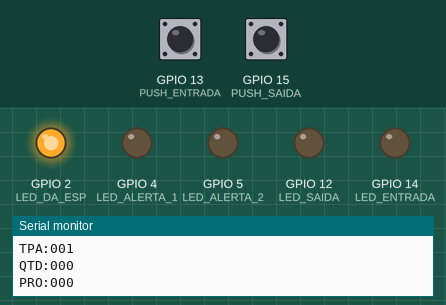
A sketch run on a simulated ESP8266 (NodeMCU). Shown: output pins drawn as LEDs (lit = HIGH), the last lines printed to the serial monitor. The test bench sets the inputs (shaded band); at power-on: GPIO 13 (PUSH_ENTRADA) LOW, GPIO 15 (PUSH_SAIDA) LOW. WiFi joins after 1.5 s; servers stay silent unless stated; uploads are accepted with an empty reply.

Above: at 7.1 s.
7.2 s: GPIO 13 (PUSH_ENTRADA) pulled HIGH for 0.15 s
At 7.31 s:
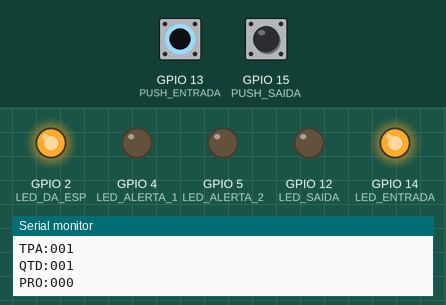
10.2 s: GPIO 15 (PUSH_SAIDA) pulled HIGH for 0.15 s
At 10.31 s:
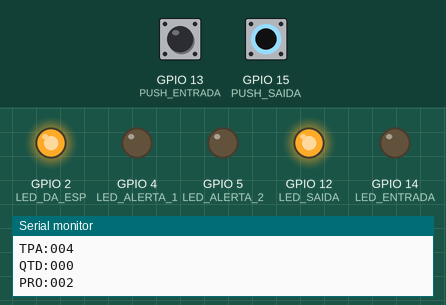
13.2 s: GPIO 13 (PUSH_ENTRADA) pulled HIGH for 3.2 s
At 15.6 s:
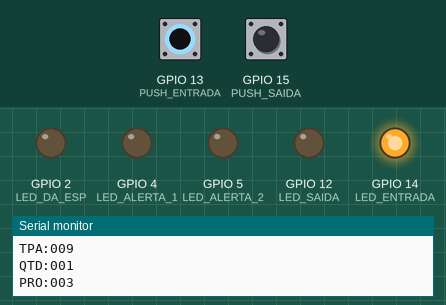
17.9 s: GPIO 15 (PUSH_SAIDA) pulled HIGH for 1 s
At 18.8 s:
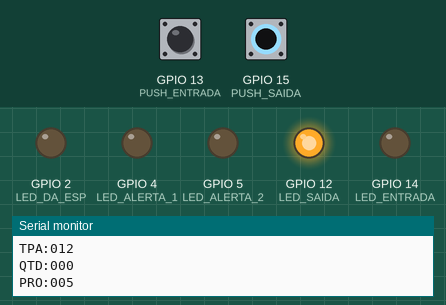
20.4 s: GPIO 15 (PUSH_SAIDA) pulled HIGH for 3.2 s
At 21.3 s:
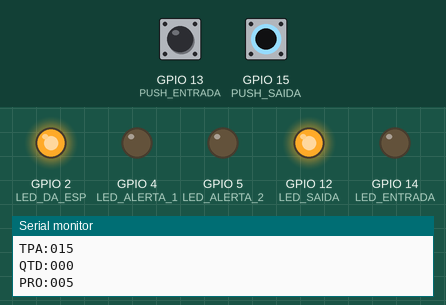
25.1 s: GPIO 13 (PUSH_ENTRADA) driven HIGH and GPIO 15 (PUSH_SAIDA) driven HIGH
At 26.7 s:
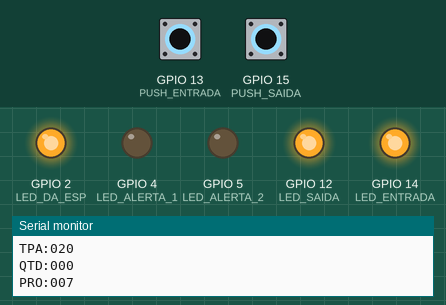
Timing chart, 0 to 29.1 s (numbered marks = the images above; inputs shaded):
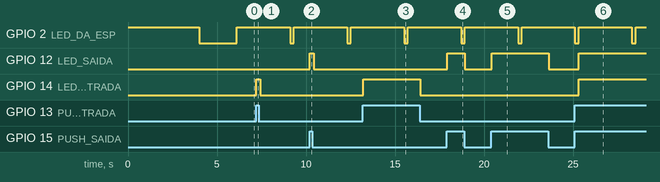

Measured:
- after the input at 7.2 s, GPIO 14 (LED_ENTRADA): LOW → HIGH at once, → LOW 0.20 s later
- after the input at 10.2 s, GPIO 12 (LED_SAIDA): LOW → HIGH at once, → LOW 0.20 s later
- after the input at 13.2 s, GPIO 14 (LED_ENTRADA): LOW → HIGH at once, → LOW 3.2 s later
- after the input at 17.9 s, GPIO 12 (LED_SAIDA): LOW → HIGH at once, → LOW 0.97 s later
- after the input at 20.4 s, GPIO 12 (LED_SAIDA): LOW → HIGH at once, → LOW 3.2 s later
- after the input at 25.1 s, GPIO 12 (LED_SAIDA), GPIO 14 (LED_ENTRADA): LOW → HIGH after 0.21 s

The sketch:

esp_conexao_server_php.ino
```cpp
#include <Arduino.h>
#include <ESP8266WiFi.h>
#include <ESP8266WiFiMulti.h>
#include <ESP8266HTTPClient.h>

// Macro para limpeza do conteúdo escrito na tela em terminais
#define limpaTela (Serial.write( 27 ),Serial.print( "[2J" ),Serial.write( 27 ),Serial.print( "[H" ))

#define min(_x, _y) ( _x > _y ? _y : _x )
#define deg2rad( _x ) (_x*PI/180.0)

/*
 *  COMANDO PARA ABERTURA DE FIREWALL: sudo iptables -A OUTPUT -p tcp -m tcp --dport 80 -j ACCEPT
 */

//#define TERMINAL // Caso o serial seja analisado via terminal
#define OPENGL     // Caso o serial seja analisado via GUI

#define _SSID "d4c20c"    // Nome da rede wifi
#define _PASS "271850487" // Senha da rede wifi
/*
#define _SSID "LAB_ADS"    // Nome da rede wifi
#define _PASS "l.ads@senai" // Senha da rede wifi
*/
#define _SCRIPT "http://192.168.0.15/onbusV5.2_ESP/" // URI do servidor (raiz)
#define ENVIO _SCRIPT"envioSolicitacao/"
#define INFORMAPTS _SCRIPT"inserePontosPEsp/"

#define _ID_BUS 1 //.......... Identificador do ônibus - primary key da tabela 'onibus'
#define QTDMAX 30 //.......... Lotação máxima do ônibus

#define qtdPontos (15 + 1) //... Quantidade de pontos de ônibus durante o trajeto

#define interEntrePts 45.0 // Intervalo em segundos de descolamento entre o inicio e fim do trajeto do ônibus

#define LED_ENTRADA  14 //.... Porta D5
#define LED_SAIDA    12 //.... Porta D6
#define PUSH_ENTRADA 13 //.... Porta D7
#define PUSH_SAIDA   15 //.... Porta D8
#define LED_ALERTA_1  4 //.... Porta D2
#define LED_ALERTA_2  5 //.... Porta D1

#define LED_DA_ESP 2    //.... Led azul

/*
 * Definindo tipo de dado dos pares coordenados
 */

typedef struct{
  float lat, lon;
} coord;

/*
 * Definindo tipo de dado dos pontos e se existem solicitações
 */

typedef struct{
  coord pos;
  boolean solicitado;
} pontosSolicitados;


void criaVetPontos( void ); // Cria o vetor de pontos disponíveis e os inicializa.

float harversine( float lat1, float lon1, float lat2, float lon2 ); // Calcula distância em metros
short pontoProx( void ); // Verifica qual o ponto mais próximo atualmente
void verificarPontoSolicitado( void );

void verificacaoPeriodica( void ); // Verificações periódicas predefinidas

bool informaPontosAoServidor( void ); // Anuncia ao servidor a quantidade de pontos e o inicio e fim do trajeto

void conectaServidor( void ); // Conecta ao servidor
void filtraDados( String data ); // Filtra os dados recebidos do servidor

void contaEntrada( void ); // Contador da entrada de passageiros
void contaSaida( void ); // Contador da saída de passageiros
void piscaAlerta( void ); // Executa alerta de parada no ponto

ESP8266WiFiMulti wifi; // Criando instância de conexão à internet

uint8_t qtd = 0; // Criando variável contadora global da quantidade de passageiros
/*
const coord
  comeco = {
  -12.9339072, -38.386364 // Coordenadas iniciais do trajeto
}, fim = {
  -12.944772 , -38.385004 // Coordenadas finais do trajeto
};
*/
const coord
  comeco = {
  -12.885862, -38.374052 // Coordenadas iniciais do trajeto
}, fim = {
  -12.954955, -38.385003 // Coordenadas finais do trajeto
};

coord posicaoAct = comeco;

pontosSolicitados pontos[qtdPontos];// Coordenadas - à partir do início do trajeto - de todos os pontos de ônibus em linha reta até o fim.


// Distâncias parciais angulares
const float distAngLat = (fim.lat - comeco.lat)/qtdPontos;
const float distAngLon = (fim.lon - comeco.lon)/qtdPontos;

// Velocidades parciais angulares
const float velLatAn = (fim.lat - comeco.lat)/interEntrePts;
const float velLonAn = (fim.lon - comeco.lon)/interEntrePts;

// Velocidade linear média
const float velLinM = harversine(comeco.lat, comeco.lon, fim.lat, fim.lon)/interEntrePts;

// Variáveis controladoras do tempo
long int tempoVer     = 0;
long int tempoCon     = 0;
long int tempoEntPush = 0;
long int tempoSaiPush = 0;
long int tempoAlerta  = 0;
long int tempoIniViag = 0;

// Variáveis controladoras do estado dos botões de entrada e saída
boolean estadoEntrada = LOW;
boolean estadoSaida   = LOW;

boolean estadoEntradaAct;
boolean estadoSaidaAct;

// Variáveis controladoras do estado dos Leds de alerta
boolean estadoAlerta1 = LOW;
boolean estadoAlerta2 = LOW;

// Variável controladora da solicitação de parada
boolean emAlerta = false;

// Variavel controladora do envio do tempo ao ponto
int avisaPonto = 1;

void setup() {
  pinMode( LED_BUILTIN, OUTPUT );
  pinMode( LED_DA_ESP, OUTPUT );
  pinMode( PUSH_ENTRADA, INPUT );
  pinMode( PUSH_SAIDA, INPUT );
  pinMode( LED_ENTRADA, OUTPUT );
  pinMode( LED_SAIDA, OUTPUT );
  pinMode( LED_ALERTA_1, OUTPUT );
  pinMode( LED_ALERTA_2, OUTPUT );

  digitalWrite( LED_BUILTIN, HIGH ); // Desligar o LED embutido da Node (vermelho)
  digitalWrite( LED_DA_ESP, HIGH );  // Desligar o LED embutido da ESP  (azul)

  Serial.begin(115200);

  criaVetPontos();

  #ifdef TERMINAL
    limpaTela;
  #endif
  for(uint8_t t = 4; t > 0; --t){
    #ifdef TERMINAL
      Serial.printf("Limpando buffer... %d\n\r", t);
    #endif
    Serial.flush();
    delay(1000);
  }

  wifi.addAP(_SSID, _PASS);

  #ifdef TERMINAL
    Serial.printf( "\nContectado à rede WiFi!\n\n\n\r" );
    Serial.print( "Distância total do percurso:     " ); Serial.print( harversine( fim.lat, fim.lon, comeco.lat, comeco.lon ), 10 );Serial.printf( "\n\r" );
    Serial.print( "Velocidade Latitudinal  Angular: " ); Serial.print( velLatAn, 10 );Serial.printf( "\n\r" );
    Serial.print( "Velocidade Longitudinal Angular: " ); Serial.print( velLonAn, 10 );Serial.printf( "\n\r" );
    Serial.printf( "Avisando ao servidor...\n\r" );
  #endif

  digitalWrite( LED_BUILTIN, LOW );
  while( !informaPontosAoServidor() )
    #ifdef TERMINAL
      Serial.printf( "Tentando novamente...\n\r" ),
    #endif
    delay( 200 );
  digitalWrite( LED_BUILTIN, HIGH );

  #ifdef TERMINAL
    Serial.printf( "Avisado!\n\r" );
  #endif

  digitalWrite( LED_BUILTIN, LOW );
  conectaServidor();
  digitalWrite( LED_BUILTIN, HIGH );

  #ifdef TERMINAL
    Serial.printf( "Viagem iniciada!\n\r" );
  #endif

  #ifdef OPENGL
    Serial.printf( "VEL:%03d\n", (int)velLinM );
    Serial.printf( "QTP:%03d\n", qtdPontos );
    Serial.printf( "TMP:%03d\n", (int)interEntrePts );
  #endif

  tempoIniViag = millis();
}

void loop() {
  if( millis() > tempoVer + 100 ) verificacaoPeriodica(), verificarPontoSolicitado(), tempoVer = millis();
  if( millis() > tempoCon + 3000 ){
    digitalWrite( LED_BUILTIN, LOW );
    conectaServidor();
    digitalWrite( LED_BUILTIN, HIGH );
    tempoCon = millis();
  }

  if( millis() > tempoEntPush + 100 ){
    contaEntrada();
    tempoEntPush = millis();
  }

  if( millis() > tempoSaiPush + 100 ){
    contaSaida();
    tempoSaiPush = millis();
  }

  if( emAlerta ){
    if( millis() > tempoAlerta + 100 ){
      piscaAlerta();
      tempoAlerta = millis();
    }
  }else{
    estadoAlerta1 = estadoAlerta2 = LOW;
    digitalWrite( LED_ALERTA_1, estadoAlerta1 );
    digitalWrite( LED_ALERTA_2, estadoAlerta2 );
  }

}

void criaVetPontos( void ){
  for(short i = 0; i < qtdPontos; ++i){
    pontos[i] = {
      {
        comeco.lat + distAngLat*i,
        comeco.lon + distAngLon*i
      },
      false
    };
    #ifdef TERMINAL
      Serial.printf( "Ponto %d: ", i ); Serial.print( pontos[i].pos.lat, 10 );Serial.print( pontos[i].pos.lon, 10 );Serial.printf("\n\r");
    #endif
  }

}

bool informaPontosAoServidor( void ){
  bool sucesso = false;
  if(wifi.run() == WL_CONNECTED){ // Caso consiga conectar ao roteador
    HTTPClient http;
    String dados  = INFORMAPTS;
           dados += "?id="  + String(_ID_BUS);
           dados += "&lai=" + String(comeco.lat, 10);
           dados += "&loi=" + String(comeco.lon, 10);
           dados += "&laf=" + String(fim.lat, 10);
           dados += "&lof=" + String(fim.lon, 10);
           dados += "&qtd=" + String(qtdPontos);

    http.begin( dados );
    #ifdef TERMINAL
      Serial.printf( "Requisitando servidor...\n\r" );
    #endif
    int httpCode = http.GET(); // Envia cabeçalho HTTP e retorna falha ou sucesso

    if( httpCode > 0 ){ // Caso consiga fazer o Request ao servidor.
      if( httpCode == HTTP_CODE_OK ){
        #ifdef TERMINAL
          Serial.println( http.getString() );
        #endif
        sucesso = true;
      }
    }else{
      #ifdef TERMINAL
        Serial.printf("Erro na requisição: %s\n\r", http.errorToString(httpCode).c_str());
      #endif
    }
    http.end();
  }else{ // Caso não consiga acesso ao wifi
    #ifdef TERMINAL
      Serial.printf( "Não foi possível conectar à rede!\n\r" );
    #endif
  }
  return sucesso;
}

float harversine( float lat1, float lon1, float lat2, float lon2 ){
  lat1 = deg2rad( lat1 ); lon1 = deg2rad( lon1 ); lat2 = deg2rad( lat2 ); lon2 = deg2rad( lon2 );

  float dlon = lon2 - lon1;
  float dlat = lat2 - lat1;

  float a = pow( sin(dlat/2.0), 2 ) + cos(lat1)*cos(lat2)*pow( sin(dlon/2.0), 2 );

  float c = 2.0 * asin( min( 1, sqrt(a)) );

  return 6368100 * c;
}

short pontoProx( void ){
  short j = 0; float dist = 0, distancia = harversine( posicaoAct.lat, posicaoAct.lon, comeco.lat, comeco.lon );
  for(short i = 0; i < qtdPontos; ++i){
    dist = harversine( posicaoAct.lat, posicaoAct.lon, pontos[i].pos.lat, pontos[i].pos.lon );
    if( distancia >= dist ) distancia = dist, j = i;
    else break;
  }
  #ifdef TERMINAL
    Serial.printf( "\r\nPróximo ponto: %d %s\n\r", j, ( pontos[j].solicitado ) ? "solicitado!" : "" );
    Serial.printf( "\r\nDistância: " );Serial.print( distancia, 2 );Serial.printf( "m\n\r" );
  #elif defined( OPENGL )
    Serial.printf( "PRO:%03d\n", j );
  #endif
  return j;
}

void verificarPontoSolicitado( void ){
  short idPonto = pontoProx();
  if( pontos[idPonto].solicitado ) emAlerta = true;
  else emAlerta = false;
}

void verificacaoPeriodica( void ){
  long int tmp = (millis()-tempoIniViag);
  #ifdef TERMINAL
    limpaTela;
  #endif
  #ifdef TERMINAL
    Serial.printf( "Tempo gasto da viagem: " ); Serial.print( (tmp/1000.0f), 2 ); Serial.printf( "s\n\r" );
  #elif defined( OPENGL )
    Serial.printf( "TPA:%03ld\n", (long)(tmp/1000) );
  #endif
  if( tmp/1000.0 > interEntrePts ){
    #ifdef TERMINAL
      Serial.print( "Ônibus chegou ao fim do trajeto!\n\r" );
    #endif
    digitalWrite( LED_DA_ESP, LOW );
    while( true ) delay( 1 );
  }
  posicaoAct = {
    comeco.lat + ( velLatAn * (tmp/1000.0) ),
    comeco.lon + ( velLonAn * (tmp/1000.0) )
  };
  #ifdef TERMINAL
    Serial.printf( "\nPosição atual: " );Serial.print( posicaoAct.lat, 14 );Serial.print( "," );Serial.print( posicaoAct.lon, 14 );Serial.printf( "\n\r" );
    Serial.printf( "Quantidade de passageiros: %d\n\r", qtd );
    Serial.print( "Velocidade: ");Serial.print( velLinM, 2 );Serial.printf( "\n\r" );
  #elif defined( OPENGL )
    Serial.printf( "QTD:%03ld\n", qtd );
  #endif
}

void conectaServidor( void ){
  if(wifi.run() == WL_CONNECTED){ // Caso consiga conectar ao roteador
    HTTPClient http;
    String dados  = ENVIO;
           dados += "?id=" + String(_ID_BUS);
           dados += "&la=" + String(posicaoAct.lat, 10);
           dados += "&lo=" + String(posicaoAct.lon, 10);
           dados += "&lt=" + String(qtd);
           dados += "&vl=" + String(velLinM, 10);
           dados += "&ap=" + String(avisaPonto);

    http.begin( dados );

    #ifdef TERMINAL
      Serial.printf( "\r\nRequisitando servidor...\n\r" );
    #endif
    int httpCode = http.GET(); // Envia cabeçalho HTTP e retorna falha ou sucesso

    if( httpCode > 0 ){ // Caso consiga fazer o Request ao servidor.
      if( httpCode == HTTP_CODE_OK ){
        filtraDados( http.getString() );
        avisaPonto = 0;
      }

    }else{
      #ifdef TERMINAL
        Serial.printf("\r\nErro na requisição: %s\n\r", http.errorToString(httpCode).c_str());
      #endif
    }

    http.end();
  }else{ // Caso não consiga acesso ao wifi
    #ifdef TERMINAL
      Serial.printf( "\r\nNão foi possível conectar à rede!\n\r" );
    #endif
  }
}

void filtraDados( String data ){
  #ifdef TERMINAL
    Serial.println( data );
  #endif
  if( data.indexOf( "OK" ) == -1 ) return;
  #ifdef TERMINAL
    Serial.printf( "Pontos com solicitações: " );
  #endif
  if( data.indexOf( "NONE" ) != -1 ){
    #ifdef TERMINAL
      Serial.printf( "\n\r" );
    #endif
    return;
  }
  for( short from = data.indexOf( "ID:" ); from != -1; from = data.indexOf( "ID:", from+6 ) ){
    short pontoAParar = data.substring(from+3, from+6).toInt();
    #ifdef TERMINAL
      Serial.printf( "%d ", pontoAParar );
    #elif defined( OPENGL )
      Serial.printf( "PSO:%03d\n", pontoAParar );
    #endif
    if( pontoAParar < qtdPontos )
      pontos[pontoAParar].solicitado = true;
  }
  #ifdef TERMINAL
    Serial.printf( "\n\r" );
  #endif
}

void contaEntrada( void ){
  estadoEntradaAct = digitalRead( PUSH_ENTRADA );
  digitalWrite( LED_ENTRADA, estadoEntradaAct );
  // Verifica estado do botão de entrada
  if( estadoEntradaAct & !estadoEntrada ){ // Se o botão passou a ser pressionado
    estadoEntrada = HIGH;
    if( qtd < QTDMAX ) ++qtd;
  }else if( !estadoEntradaAct ){
    estadoEntrada = LOW;
  }
}

void contaSaida( void ){
  estadoSaidaAct = digitalRead( PUSH_SAIDA );
  digitalWrite( LED_SAIDA, estadoSaidaAct );
  // Verifica estado do botão de saída
  if( estadoSaidaAct & !estadoSaida ){ // Se o botão passou a ser pressionado
    estadoSaida = HIGH;
    if( qtd > 0 ) --qtd;
  }else if( !estadoSaidaAct ){
    estadoSaida = LOW;
  }
}

void piscaAlerta( void ){
  if( estadoAlerta1 ^ estadoAlerta2 ){
    digitalWrite( LED_ALERTA_1, estadoAlerta1 = !estadoAlerta1 );
    digitalWrite( LED_ALERTA_2, estadoAlerta2 = !estadoAlerta2 );
  }else{
    estadoAlerta1 = !estadoAlerta2;
  }
}
```
